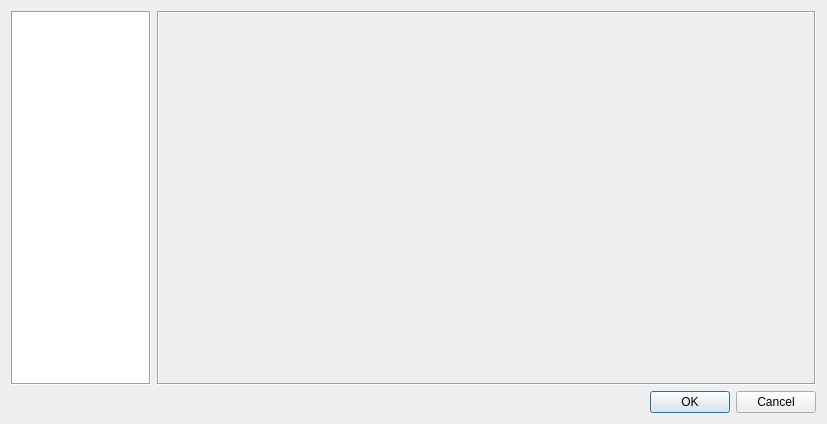
<?xml version="1.0" encoding="UTF-8"?>
<ui version="4.0">
 <class>TOptionsDialog</class>
 <widget class="QDialog" name="TOptionsDialog">
  <property name="geometry">
   <rect>
    <x>0</x>
    <y>0</y>
    <width>827</width>
    <height>424</height>
   </rect>
  </property>
  <property name="windowTitle">
   <string>Dialog</string>
  </property>
  <layout class="QVBoxLayout" name="verticalLayout">
   <item>
    <layout class="QHBoxLayout" name="horizontalLayout">
     <item>
      <widget class="QListView" name="listView">
       <property name="maximumSize">
        <size>
         <width>140</width>
         <height>16777215</height>
        </size>
       </property>
       <property name="frameShape">
        <enum>QFrame::Box</enum>
       </property>
      </widget>
     </item>
     <item>
      <widget class="QFrame" name="frame">
       <property name="frameShape">
        <enum>QFrame::Box</enum>
       </property>
       <property name="frameShadow">
        <enum>QFrame::Sunken</enum>
       </property>
      </widget>
     </item>
    </layout>
   </item>
   <item>
    <widget class="QDialogButtonBox" name="buttonBox">
     <property name="orientation">
      <enum>Qt::Horizontal</enum>
     </property>
     <property name="standardButtons">
      <set>QDialogButtonBox::Cancel|QDialogButtonBox::Ok</set>
     </property>
    </widget>
   </item>
  </layout>
 </widget>
 <resources/>
 <connections>
  <connection>
   <sender>buttonBox</sender>
   <signal>accepted()</signal>
   <receiver>TOptionsDialog</receiver>
   <slot>accept()</slot>
   <hints>
    <hint type="sourcelabel">
     <x>248</x>
     <y>254</y>
    </hint>
    <hint type="destinationlabel">
     <x>157</x>
     <y>274</y>
    </hint>
   </hints>
  </connection>
  <connection>
   <sender>buttonBox</sender>
   <signal>rejected()</signal>
   <receiver>TOptionsDialog</receiver>
   <slot>reject()</slot>
   <hints>
    <hint type="sourcelabel">
     <x>316</x>
     <y>260</y>
    </hint>
    <hint type="destinationlabel">
     <x>286</x>
     <y>274</y>
    </hint>
   </hints>
  </connection>
 </connections>
</ui>
